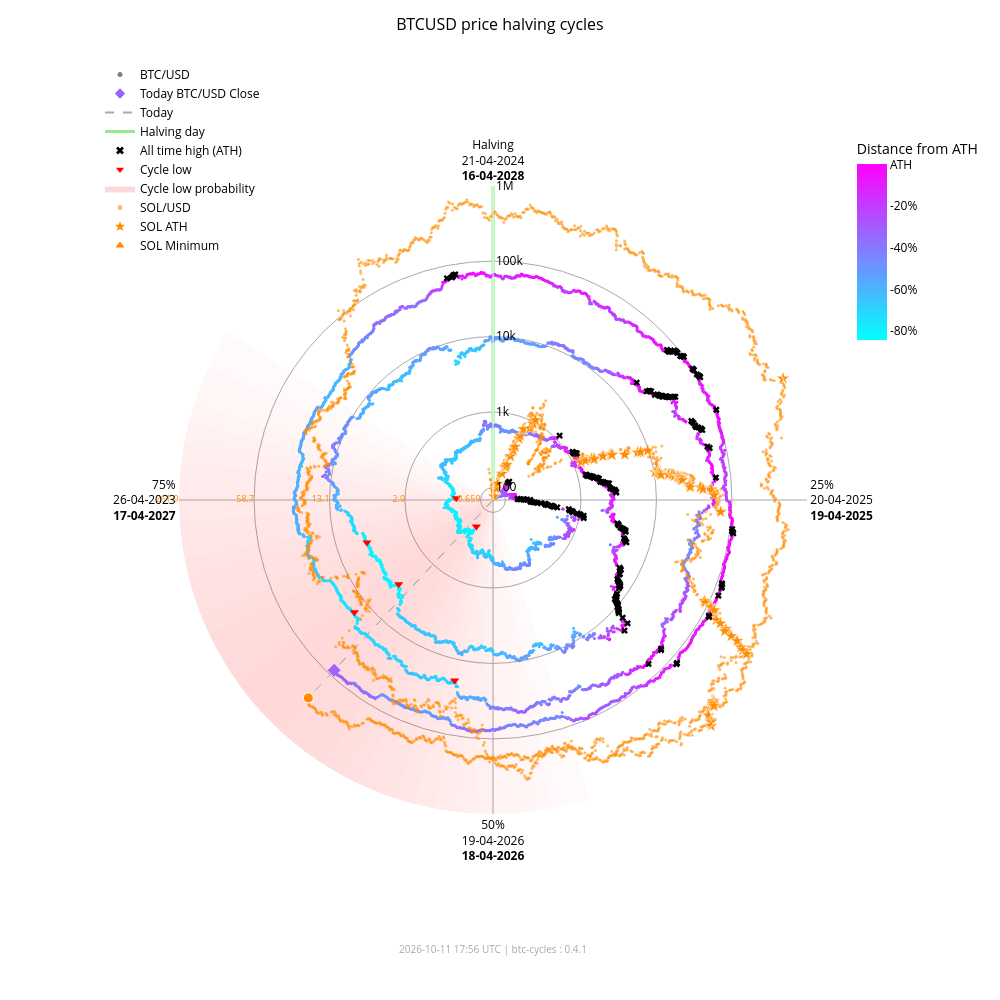

Notebook source saved alongside this figure:
### Markdown cell above
### Interactive chart with overlay

### Code cell
fig_overlay_interactive = btc.plot(
    kind="interactive",
    from_date="2012-11-28",
    overlay=sol,
)
fig_overlay_interactive.show(config={"scrollZoom": True, "displayModeBar": True})

### Figure 1 — Plotly figure (JSON) as saved in the notebook; plotly's stock layout.template omitted (floating-point values rounded to 4 significant figures; data arrays with more than 128 entries replaced by an {"elided": "..."} marker saying what was removed)
{"data": [{"fill": "toself", "fillcolor": "rgba(255,0,0,0.018306980149439524)", "hoverinfo": "skip", "line": {"width": 0}, "mode": "lines", "r": [68.43, 1000000, 1000000, 68.43, 68.43], "showlegend": false, "theta": [162.0, 162.0, 165.6, 165.6, 162.0], "type": "scatterpolar"}, {"fill": "toself", "fillcolor": "rgba(255,0,0,0.02405911634527998)", "hoverinfo": "skip", "line": {"width": 0}, "mode": "lines", "r": [68.43, 1000000, 1000000, 68.43, 68.43], "showlegend": false, "theta": [165.6, 165.6, 169.2, 169.2, 165.6], "type": "scatterpolar"}, {"fill": "toself", "fillcolor": "rgba(255,0,0,0.03080344937225435)", "hoverinfo": "skip", "line": {"width": 0}, "mode": "lines", "r": [68.43, 1000000, 1000000, 68.43, 68.43], "showlegend": false, "theta": [169.2, 169.2, 172.8, 172.8, 169.2], "type": "scatterpolar"}, {"fill": "toself", "fillcolor": "rgba(255,0,0,0.03847233586005252)", "hoverinfo": "skip", "line": {"width": 0}, "mode": "lines", "r": [68.43, 1000000, 1000000, 68.43, 68.43], "showlegend": false, "theta": [172.8, 172.8, 176.4, 176.4, 172.8], "type": "scatterpolar"}, {"fill": "toself", "fillcolor": "rgba(255,0,0,0.04694405159551338)", "hoverinfo": "skip", "line": {"width": 0}, "mode": "lines", "r": [68.43, 1000000, 1000000, 68.43, 68.43], "showlegend": false, "theta": [176.4, 176.4, 180.0, 180.0, 176.4], "type": "scatterpolar"}, {"fill": "toself", "fillcolor": "rgba(255,0,0,0.05605603979818329)", "hoverinfo": "skip", "line": {"width": 0}, "mode": "lines", "r": [68.43, 1000000, 1000000, 68.43, 68.43], "showlegend": false, "theta": [180.0, 180.0, 183.6, 183.6, 180.0], "type": "scatterpolar"}, {"fill": "toself", "fillcolor": "rgba(255,0,0,0.06562330627802694)", "hoverinfo": "skip", "line": {"width": 0}, "mode": "lines", "r": [68.43, 1000000, 1000000, 68.43, 68.43], "showlegend": false, "theta": [183.6, 183.6, 187.2, 187.2, 183.6], "type": "scatterpolar"}, {"fill": "toself", "fillcolor": "rgba(255,0,0,0.07545707932574237)", "hoverinfo": "skip", "line": {"width": 0}, "mode": "lines", "r": [68.43, 1000000, 1000000, 68.43, 68.43], "showlegend": false, "theta": [187.2, 187.2, 190.8, 190.8, 187.2], "type": "scatterpolar"}, {"fill": "toself", "fillcolor": "rgba(255,0,0,0.08537841060169407)", "hoverinfo": "skip", "line": {"width": 0}, "mode": "lines", "r": [68.43, 1000000, 1000000, 68.43, 68.43], "showlegend": false, "theta": [190.8, 190.8, 194.4, 194.4, 190.8], "type": "scatterpolar"}, {"fill": "toself", "fillcolor": "rgba(255,0,0,0.09522272137134848)", "hoverinfo": "skip", "line": {"width": 0}, "mode": "lines", "r": [68.43, 1000000, 1000000, 68.43, 68.43], "showlegend": false, "theta": [194.4, 194.4, 198.0, 198.0, 194.4], "type": "scatterpolar"}, {"fill": "toself", "fillcolor": "rgba(255,0,0,0.10483418800389056)", "hoverinfo": "skip", "line": {"width": 0}, "mode": "lines", "r": [68.43, 1000000, 1000000, 68.43, 68.43], "showlegend": false, "theta": [198.0, 198.0, 201.6, 201.6, 198.0], "type": "scatterpolar"}, {"fill": "toself", "fillcolor": "rgba(255,0,0,0.11405248627197925)", "hoverinfo": "skip", "line": {"width": 0}, "mode": "lines", "r": [68.43, 1000000, 1000000, 68.43, 68.43], "showlegend": false, "theta": [201.6, 201.6, 205.2, 205.2, 201.6], "type": "scatterpolar"}, {"fill": "toself", "fillcolor": "rgba(255,0,0,0.1226975630500956)", "hoverinfo": "skip", "line": {"width": 0}, "mode": "lines", "r": [68.43, 1000000, 1000000, 68.43, 68.43], "showlegend": false, "theta": [205.2, 205.2, 208.8, 208.8, 205.2], "type": "scatterpolar"}, {"fill": "toself", "fillcolor": "rgba(255,0,0,0.13055959037792858)", "hoverinfo": "skip", "line": {"width": 0}, "mode": "lines", "r": [68.43, 1000000, 1000000, 68.43, 68.43], "showlegend": false, "theta": [208.8, 208.8, 212.4, 212.4, 208.8], "type": "scatterpolar"}, {"fill": "toself", "fillcolor": "rgba(255,0,0,0.13740037014073872)", "hoverinfo": "skip", "line": {"width": 0}, "mode": "lines", "r": [68.43, 1000000, 1000000, 68.43, 68.43], "showlegend": false, "theta": [212.4, 212.4, 216.0, 216.0, 212.4], "type": "scatterpolar"}, {"fill": "toself", "fillcolor": "rgba(255,0,0,0.14296927208088228)", "hoverinfo": "skip", "line": {"width": 0}, "mode": "lines", "r": [68.43, 1000000, 1000000, 68.43, 68.43], "showlegend": false, "theta": [216.0, 216.0, 219.6, 219.6, 216.0], "type": "scatterpolar"}, {"fill": "toself", "fillcolor": "rgba(255,0,0,0.14703219887325494)", "hoverinfo": "skip", "line": {"width": 0}, "mode": "lines", "r": [68.43, 1000000, 1000000, 68.43, 68.43], "showlegend": false, "theta": [219.6, 219.6, 223.2, 223.2, 219.6], "type": "scatterpolar"}, {"fill": "toself", "fillcolor": "rgba(255,0,0,0.14940752827264184)", "hoverinfo": "skip", "line": {"width": 0}, "mode": "lines", "r": [68.43, 1000000, 1000000, 68.43, 68.43], "showlegend": false, "theta": [223.2, 223.2, 226.8, 226.8, 223.2], "type": "scatterpolar"}, {"fill": "toself", "fillcolor": "rgba(255,0,0,0.15)", "hoverinfo": "skip", "line": {"width": 0}, "mode": "lines", "r": [68.43, 1000000, 1000000, 68.43, 68.43], "showlegend": false, "theta": [226.8, 226.8, 230.4, 230.4, 226.8], "type": "scatterpolar"}, {"fill": "toself", "fillcolor": "rgba(255,0,0,0.14882314851976614)", "hoverinfo": "skip", "line": {"width": 0}, "mode": "lines", "r": [68.43, 1000000, 1000000, 68.43, 68.43], "showlegend": false, "theta": [230.4, 230.4, 234.0, 234.0, 230.4], "type": "scatterpolar"}, {"fill": "toself", "fillcolor": "rgba(255,0,0,0.14600334989350275)", "hoverinfo": "skip", "line": {"width": 0}, "mode": "lines", "r": [68.43, 1000000, 1000000, 68.43, 68.43], "showlegend": false, "theta": [234.0, 234.0, 237.6, 237.6, 234.0], "type": "scatterpolar"}, {"fill": "toself", "fillcolor": "rgba(255,0,0,0.14176315293000516)", "hoverinfo": "skip", "line": {"width": 0}, "mode": "lines", "r": [68.43, 1000000, 1000000, 68.43, 68.43], "showlegend": false, "theta": [237.6, 237.6, 241.2, 241.2, 237.6], "type": "scatterpolar"}, {"fill": "toself", "fillcolor": "rgba(255,0,0,0.1363869302869166)", "hoverinfo": "skip", "line": {"width": 0}, "mode": "lines", "r": [68.43, 1000000, 1000000, 68.43, 68.43], "showlegend": false, "theta": [241.2, 241.2, 244.8, 244.8, 241.2], "type": "scatterpolar"}, {"fill": "toself", "fillcolor": "rgba(255,0,0,0.1301764369673448)", "hoverinfo": "skip", "line": {"width": 0}, "mode": "lines", "r": [68.43, 1000000, 1000000, 68.43, 68.43], "showlegend": false, "theta": [244.8, 244.8, 248.4, 248.4, 244.8], "type": "scatterpolar"}, {"fill": "toself", "fillcolor": "rgba(255,0,0,0.12340633026657584)", "hoverinfo": "skip", "line": {"width": 0}, "mode": "lines", "r": [68.43, 1000000, 1000000, 68.43, 68.43], "showlegend": false, "theta": [248.4, 248.4, 252.0, 252.0, 248.4], "type": "scatterpolar"}, {"fill": "toself", "fillcolor": "rgba(255,0,0,0.11628949020714345)", "hoverinfo": "skip", "line": {"width": 0}, "mode": "lines", "r": [68.43, 1000000, 1000000, 68.43, 68.43], "showlegend": false, "theta": [252.0, 252.0, 255.6, 255.6, 252.0], "type": "scatterpolar"}, {"fill": "toself", "fillcolor": "rgba(255,0,0,0.108959277972535)", "hoverinfo": "skip", "line": {"width": 0}, "mode": "lines", "r": [68.43, 1000000, 1000000, 68.43, 68.43], "showlegend": false, "theta": [255.6, 255.6, 259.2, 259.2, 255.6], "type": "scatterpolar"}, {"fill": "toself", "fillcolor": "rgba(255,0,0,0.1014715299920515)", "hoverinfo": "skip", "line": {"width": 0}, "mode": "lines", "r": [68.43, 1000000, 1000000, 68.43, 68.43], "showlegend": false, "theta": [259.2, 259.2, 262.8, 262.8, 259.2], "type": "scatterpolar"}, {"fill": "toself", "fillcolor": "rgba(255,0,0,0.09382430417652897)", "hoverinfo": "skip", "line": {"width": 0}, "mode": "lines", "r": [68.43, 1000000, 1000000, 68.43, 68.43], "showlegend": false, "theta": [262.8, 262.8, 266.4, 266.4, 262.8], "type": "scatterpolar"}, {"fill": "toself", "fillcolor": "rgba(255,0,0,0.08598937207621672)", "hoverinfo": "skip", "line": {"width": 0}, "mode": "lines", "r": [68.43, 1000000, 1000000, 68.43, 68.43], "showlegend": false, "theta": [266.4, 266.4, 270.0, 270.0, 266.4], "type": "scatterpolar"}, {"fill": "toself", "fillcolor": "rgba(255,0,0,0.07794710108398434)", "hoverinfo": "skip", "line": {"width": 0}, "mode": "lines", "r": [68.43, 1000000, 1000000, 68.43, 68.43], "showlegend": false, "theta": [270.0, 270.0, 273.6, 273.6, 270.0], "type": "scatterpolar"}, {"fill": "toself", "fillcolor": "rgba(255,0,0,0.06971614429145927)", "hoverinfo": "skip", "line": {"width": 0}, "mode": "lines", "r": [68.43, 1000000, 1000000, 68.43, 68.43], "showlegend": false, "theta": [273.6, 273.6, 277.2, 277.2, 273.6], "type": "scatterpolar"}, {"fill": "toself", "fillcolor": "rgba(255,0,0,0.061371174705723626)", "hoverinfo": "skip", "line": {"width": 0}, "mode": "lines", "r": [68.43, 1000000, 1000000, 68.43, 68.43], "showlegend": false, "theta": [277.2, 277.2, 280.8, 280.8, 277.2], "type": "scatterpolar"}, {"fill": "toself", "fillcolor": "rgba(255,0,0,0.05304520605236535)", "hoverinfo": "skip", "line": {"width": 0}, "mode": "lines", "r": [68.43, 1000000, 1000000, 68.43, 68.43], "showlegend": false, "theta": [280.8, 280.8, 284.4, 284.4, 280.8], "type": "scatterpolar"}, {"fill": "toself", "fillcolor": "rgba(255,0,0,0.0449169389883407)", "hoverinfo": "skip", "line": {"width": 0}, "mode": "lines", "r": [68.43, 1000000, 1000000, 68.43, 68.43], "showlegend": false, "theta": [284.4, 284.4, 288.0, 288.0, 284.4], "type": "scatterpolar"}, {"fill": "toself", "fillcolor": "rgba(255,0,0,0.0371870550186571)", "hoverinfo": "skip", "line": {"width": 0}, "mode": "lines", "r": [68.43, 1000000, 1000000, 68.43, 68.43], "showlegend": false, "theta": [288.0, 288.0, 291.6, 291.6, 288.0], "type": "scatterpolar"}, {"fill": "toself", "fillcolor": "rgba(255,0,0,0.030049603184432498)", "hoverinfo": "skip", "line": {"width": 0}, "mode": "lines", "r": [68.43, 1000000, 1000000, 68.43, 68.43], "showlegend": false, "theta": [291.6, 291.6, 295.2, 295.2, 291.6], "type": "scatterpolar"}, {"fill": "toself", "fillcolor": "rgba(255,0,0,0.023665126797805223)", "hoverinfo": "skip", "line": {"width": 0}, "mode": "lines", "r": [68.43, 1000000, 1000000, 68.43, 68.43], "showlegend": false, "theta": [295.2, 295.2, 298.8, 298.8, 295.2], "type": "scatterpolar"}, {"fill": "toself", "fillcolor": "rgba(255,0,0,0.018141004067302662)", "hoverinfo": "skip", "line": {"width": 0}, "mode": "lines", "r": [68.43, 1000000, 1000000, 68.43, 68.43], "showlegend": false, "theta": [298.8, 298.8, 302.4, 302.4, 298.8], "type": "scatterpolar"}, {"hoverinfo": "skip", "line": {"color": "darkgrey", "dash": "dash", "width": 1}, "mode": "lines", "r": [68.43, 82910.0], "showlegend": false, "theta": [223.0, 223.0], "type": "scatterpolar"}, {"hoverinfo": "skip", "line": {"color": "darkgrey", "dash": "dash", "width": 1}, "mode": "lines", "r": [68.43, 263300.0], "showlegend": false, "theta": [223.0, 223.0], "type": "scatterpolar"}, {"hoverinfo": "skip", "line": {"color": "lightgreen", "width": 3}, "mode": "lines", "r": [68.43, 1000000], "showlegend": false, "theta": [0, 0], "type": "scatterpolar"}, {"hoverinfo": "text", "marker": {"color": {"elided": "4915 str values"}, "size": 3}, "mode": "markers", "r": {"elided": "4915 float values"}, "showlegend": false, "text": {"elided": "4915 str values"}, "theta": {"elided": "4915 float values"}, "type": "scatterpolar"}, {"hoverinfo": "text", "marker": {"color": "#FF8C00", "opacity": 0.6, "size": 3}, "mode": "markers", "r": {"elided": "2375 float values"}, "showlegend": false, "text": {"elided": "2375 str values"}, "theta": {"elided": "2375 float values"}, "type": "scatterpolar"}, {"hoverinfo": "text", "marker": {"color": "#9a65ff", "size": 10, "symbol": "diamond"}, "mode": "markers", "r": [82910.0], "showlegend": false, "text": ["Today<br>Date: 2026-10-10<br>Price: $82,912.23"], "theta": [223.0], "type": "scatterpolar"}, {"hoverinfo": "text", "marker": {"color": "#FF8C00", "line": {"color": "white", "width": 1}, "size": 10, "symbol": "circle"}, "mode": "markers", "r": [263300.0], "showlegend": false, "text": ["Today SOL<br>Date: 2026-10-10<br>Price: $110.03"], "theta": [223.0], "type": "scatterpolar"}, {"hoverinfo": "text", "marker": {"color": "#FF8C00", "line": {"color": "white", "width": 0.5}, "size": 10, "symbol": "star"}, "mode": "markers", "r": [68.43, 76.69, 98.28, 115.1, 160.2, 199.2, 200.3, 203.8, 217.3, 287.8, 349.8, 397.3, 523.3, 573.2, 718.1, 798.5, 948.0, 1078.0, 1271.0, 1461.0, 1785.0, 1908.0, 1917.0, 2530.0, 3215.0, 3302.0, 3322.0, 4795.0, 7121.0, 7760.0, 9679.0, 10370.0, 11210.0, 11600.0, 11830.0, 12190.0, 15220.0, 16990.0, 18090.0, 20010.0, 20730.0, 21720.0, 21920.0, 22700.0, 28100.0, 28410.0, 38550.0, 41750.0, 54000.0, 58230.0, 71670.0, 86520.0, 90770.0, 111800.0, 112400.0, 128500.0, 155700.0, 182600.0, 229400.0, 231200.0, 295100.0, 371400.0, 451600.0, 493500.0, 583700.0, 612100.0, 618900.0, 644000.0, 686600.0, 744100.0, 879500.0, 907500.0, 980900.0, 1000000.0], "showlegend": false, "text": ["SOL ATH<br>Date: 2020-04-10<br>Price: $0.95", "SOL ATH<br>Date: 2020-07-12<br>Price: $1.02", "SOL ATH<br>Date: 2020-07-13<br>Price: $1.18", "SOL ATH<br>Date: 2020-07-15<br>Price: $1.29", "SOL ATH<br>Date: 2020-07-26<br>Price: $1.57", "SOL ATH<br>Date: 2020-07-27<br>Price: $1.78", "SOL ATH<br>Date: 2020-07-28<br>Price: $1.78", "SOL ATH<br>Date: 2020-08-03<br>Price: $1.80", "SOL ATH<br>Date: 2020-08-04<br>Price: $1.87", "SOL ATH<br>Date: 2020-08-06<br>Price: $2.21", "SOL ATH<br>Date: 2020-08-08<br>Price: $2.47", "SOL ATH<br>Date: 2020-08-09<br>Price: $2.67", "SOL ATH<br>Date: 2020-08-10<br>Price: $3.13", "SOL ATH<br>Date: 2020-08-11<br>Price: $3.30", "SOL ATH<br>Date: 2020-08-12<br>Price: $3.77", "SOL ATH<br>Date: 2020-08-28<br>Price: $4.01", "SOL ATH<br>Date: 2020-08-30<br>Price: $4.44", "SOL ATH<br>Date: 2020-08-31<br>Price: $4.78", "SOL ATH<br>Date: 2021-02-02<br>Price: $5.27", "SOL ATH<br>Date: 2021-02-03<br>Price: $5.72", "SOL ATH<br>Date: 2021-02-04<br>Price: $6.43", "SOL ATH<br>Date: 2021-02-05<br>Price: $6.68", "SOL ATH<br>Date: 2021-02-07<br>Price: $6.70", "SOL ATH<br>Date: 2021-02-08<br>Price: $7.88", "SOL ATH<br>Date: 2021-02-10<br>Price: $9.07", "SOL ATH<br>Date: 2021-02-11<br>Price: $9.22", "SOL ATH<br>Date: 2021-02-12<br>Price: $9.25", "SOL ATH<br>Date: 2021-02-19<br>Price: $11.47", "SOL ATH<br>Date: 2021-02-22<br>Price: $14.45", "SOL ATH<br>Date: 2021-02-23<br>Price: $15.20", "SOL ATH<br>Date: 2021-02-24<br>Price: $17.30", "SOL ATH<br>Date: 2021-03-28<br>Price: $18.02", "SOL ATH<br>Date: 2021-03-29<br>Price: $18.85", "SOL ATH<br>Date: 2021-03-30<br>Price: $19.23", "SOL ATH<br>Date: 2021-03-31<br>Price: $19.47", "SOL ATH<br>Date: 2021-04-02<br>Price: $19.81", "SOL ATH<br>Date: 2021-04-03<br>Price: $22.55", "SOL ATH<br>Date: 2021-04-04<br>Price: $24.06", "SOL ATH<br>Date: 2021-04-06<br>Price: $24.96", "SOL ATH<br>Date: 2021-04-07<br>Price: $26.48", "SOL ATH<br>Date: 2021-04-08<br>Price: $27.03", "SOL ATH<br>Date: 2021-04-09<br>Price: $27.78", "SOL ATH<br>Date: 2021-04-11<br>Price: $27.93", "SOL ATH<br>Date: 2021-04-12<br>Price: $28.51", "SOL ATH<br>Date: 2021-04-18<br>Price: $32.30", "SOL ATH<br>Date: 2021-04-21<br>Price: $32.51", "SOL ATH<br>Date: 2021-04-22<br>Price: $38.88", "SOL ATH<br>Date: 2021-04-24<br>Price: $40.74", "SOL ATH<br>Date: 2021-04-25<br>Price: $47.37", "SOL ATH<br>Date: 2021-05-01<br>Price: $49.51", "SOL ATH<br>Date: 2021-05-18<br>Price: $55.91", "SOL ATH<br>Date: 2021-08-16<br>Price: $62.43", "SOL ATH<br>Date: 2021-08-17<br>Price: $64.21", "SOL ATH<br>Date: 2021-08-18<br>Price: $72.54", "SOL ATH<br>Date: 2021-08-19<br>Price: $72.76", "SOL ATH<br>Date: 2021-08-20<br>Price: $78.72", "SOL ATH<br>Date: 2021-08-27<br>Price: $88.09", "SOL ATH<br>Date: 2021-08-28<br>Price: $96.70", "SOL ATH<br>Date: 2021-08-30<br>Price: $110.54", "SOL ATH<br>Date: 2021-09-01<br>Price: $111.03", "SOL ATH<br>Date: 2021-09-02<br>Price: $128.10", "SOL ATH<br>Date: 2021-09-03<br>Price: $146.58", "SOL ATH<br>Date: 2021-09-06<br>Price: $164.38", "SOL ATH<br>Date: 2021-09-07<br>Price: $173.15", "SOL ATH<br>Date: 2021-09-08<br>Price: $191.04", "SOL ATH<br>Date: 2021-10-22<br>Price: $196.43", "SOL ATH<br>Date: 2021-10-23<br>Price: $197.70", "SOL ATH<br>Date: 2021-10-24<br>Price: $202.36", "SOL ATH<br>Date: 2021-10-25<br>Price: $210.10", "SOL ATH<br>Date: 2021-11-02<br>Price: $220.24", "SOL ATH<br>Date: 2021-11-03<br>Price: $242.90", "SOL ATH<br>Date: 2021-11-04<br>Price: $247.39", "SOL ATH<br>Date: 2021-11-06<br>Price: $258.93", "SOL ATH<br>Date: 2025-01-18<br>Price: $261.87"], "theta": [352.0, 15.5, 15.75, 16.25, 19.0, 19.25, 19.5, 21.0, 21.25, 21.75, 22.25, 22.5, 22.75, 23.0, 23.25, 27.25, 27.75, 28.0, 66.75, 67.0, 67.25, 67.5, 68.0, 68.25, 68.75, 69.0, 69.25, 71.0, 71.75, 72.0, 72.25, 80.25, 80.5, 80.75, 81.0, 81.5, 81.75, 82.0, 82.5, 82.75, 83.0, 83.25, 83.75, 84.0, 85.5, 86.25, 86.5, 87.0, 87.25, 88.75, 93.0, 115.5, 115.8, 116.0, 116.2, 116.5, 118.2, 118.5, 119.0, 119.5, 119.8, 120.0, 120.7, 121.0, 121.3, 132.2, 132.5, 132.8, 133.0, 135.0, 135.2, 135.5, 136.0, 67.25], "type": "scatterpolar"}, {"hoverinfo": "text", "marker": {"color": "#FF8C00", "line": {"color": "white", "width": 0.5}, "size": 10, "symbol": "triangle-up"}, "mode": "markers", "r": [68.43], "showlegend": false, "text": ["SOL Minimum<br>Date: 2020-05-11<br>Price: $0.52"], "theta": [0.0], "type": "scatterpolar"}, {"hoverinfo": "text", "marker": {"color": "black", "size": 6, "symbol": "x"}, "mode": "markers", "r": {"elided": "182 float values"}, "showlegend": false, "text": {"elided": "182 str values"}, "theta": {"elided": "182 float values"}, "type": "scatterpolar"}, {"hoverinfo": "text", "marker": {"color": "red", "size": 8, "symbol": "triangle-down"}, "mode": "markers", "r": [178.1, 210.5, 3237.0, 3961.0, 19020.0, 15790.0], "showlegend": false, "text": ["Cycle Low<br>Date: 2015-01-14<br>Price: $178.10<br>ATH distance: -84.5%", "Cycle Low<br>Date: 2015-08-24<br>Price: $210.49<br>ATH distance: -81.7%", "Cycle Low<br>Date: 2018-12-15<br>Price: $3,236.76<br>ATH distance: -83.4%", "Cycle Low<br>Date: 2019-03-15<br>Price: $3,960.91<br>ATH distance: -79.7%", "Cycle Low<br>Date: 2022-06-18<br>Price: $19,017.64<br>ATH distance: -71.9%", "Cycle Low<br>Date: 2022-11-21<br>Price: $15,787.28<br>ATH distance: -76.6%"], "theta": [212.1, 272.7, 228.3, 251.4, 192.0, 231.0], "type": "scatterpolar"}, {"marker": {"color": "grey", "size": 5}, "mode": "markers", "name": "BTC/USD", "r": [null], "theta": [null], "type": "scatterpolar"}, {"marker": {"color": "#9a65ff", "size": 8, "symbol": "diamond"}, "mode": "markers", "name": "Today BTC/USD Close", "r": [null], "theta": [null], "type": "scatterpolar"}, {"line": {"color": "darkgrey", "dash": "dash"}, "mode": "lines", "name": "Today", "r": [null], "theta": [null], "type": "scatterpolar"}, {"line": {"color": "lightgreen", "width": 3}, "mode": "lines", "name": "Halving day", "r": [null], "theta": [null], "type": "scatterpolar"}, {"marker": {"color": "black", "size": 7, "symbol": "x"}, "mode": "markers", "name": "All time high (ATH)", "r": [null], "theta": [null], "type": "scatterpolar"}, {"marker": {"color": "red", "size": 7, "symbol": "triangle-down"}, "mode": "markers", "name": "Cycle low", "r": [null], "theta": [null], "type": "scatterpolar"}, {"fill": "toself", "fillcolor": "rgba(255,0,0,0.15)", "line": {"width": 0}, "mode": "lines", "name": "Cycle low probability", "r": [null], "theta": [null], "type": "scatterpolar"}, {"marker": {"color": "#FF8C00", "opacity": 0.6, "size": 5}, "mode": "markers", "name": "SOL/USD", "r": [null], "theta": [null], "type": "scatterpolar"}, {"marker": {"color": "#FF8C00", "size": 8, "symbol": "star"}, "mode": "markers", "name": "SOL ATH", "r": [null], "theta": [null], "type": "scatterpolar"}, {"marker": {"color": "#FF8C00", "size": 8, "symbol": "triangle-up"}, "mode": "markers", "name": "SOL Minimum", "r": [null], "theta": [null], "type": "scatterpolar"}, {"hoverinfo": "skip", "marker": {"cmax": 0, "cmin": -0.8453, "color": [0], "colorbar": {"len": 0.25, "ticktext": ["ATH", "-20%", "-40%", "-60%", "-80%", "-100%"], "tickvals": [0, -0.2, -0.4, -0.6, -0.8, -1.0], "title": {"text": "Distance from ATH"}, "x": 0.95, "y": 0.92, "yanchor": "top"}, "colorscale": {"elided": "256x2 mixed values"}, "showscale": true, "size": 0}, "mode": "markers", "r": [null], "showlegend": false, "theta": [null], "type": "scatterpolar"}, {"hoverinfo": "skip", "mode": "text", "r": [100, 1000, 10000, 100000, 1000000], "showlegend": false, "text": ["0.659", "2.9", "13.1", "58.7", "261.9"], "textfont": {"color": "#FF8C00", "size": 9}, "textposition": "middle left", "theta": [270, 270, 270, 270, 270], "type": "scatterpolar"}], "layout": {"annotations": [{"font": {"color": "darkgrey", "size": 10}, "showarrow": false, "text": "2026-10-11 17:56 UTC | btc-cycles : 0.4.1", "x": 0.5, "xref": "paper", "y": -0.02, "yref": "paper"}], "font": {"color": "black"}, "height": 1000, "legend": {"bgcolor": "rgba(0,0,0,0)", "font": {"color": "black"}, "x": 0.0, "y": 1.0}, "margin": {"b": 60, "l": 100, "r": 80, "t": 60}, "paper_bgcolor": "white", "plot_bgcolor": "white", "polar": {"angularaxis": {"color": "black", "direction": "clockwise", "gridcolor": "darkgrey", "rotation": 90, "ticktext": ["Halving<br>21-04-2024<br><b>16-04-2028</b>", "25%<br>20-04-2025<br><b>19-04-2025</b>", "50%<br>19-04-2026<br><b>18-04-2026</b>", "75%<br>26-04-2023<br><b>17-04-2027</b>"], "tickvals": [0, 90, 180, 270]}, "bgcolor": "white", "domain": {"x": [0.1, 0.9], "y": [0.05, 0.95]}, "radialaxis": {"angle": 90, "color": "black", "gridcolor": "darkgrey", "range": [1.835, 6.0], "tickangle": 90, "ticktext": ["100", "1k", "10k", "100k", "1M"], "tickvals": [100, 1000, 10000, 100000, 1000000], "type": "log"}}, "title": {"font": {"color": "black", "size": 16}, "text": "BTCUSD price halving cycles", "x": 0.5}, "width": 1000}}
